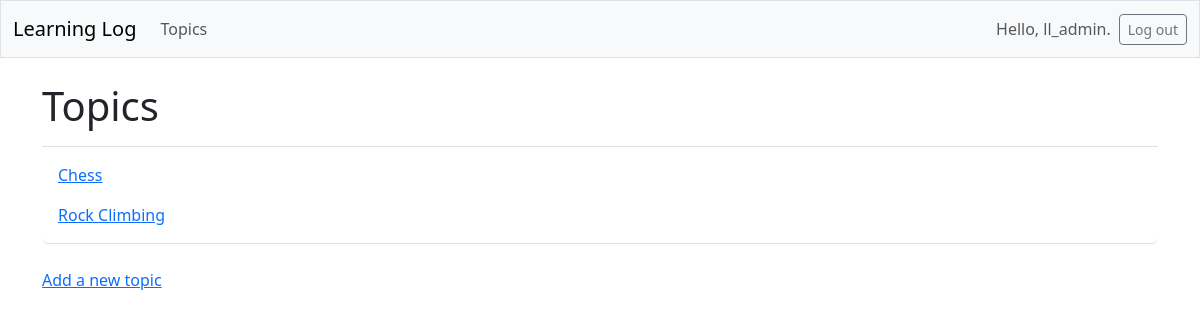
Before: /topics/ (signed in) with the older database file.
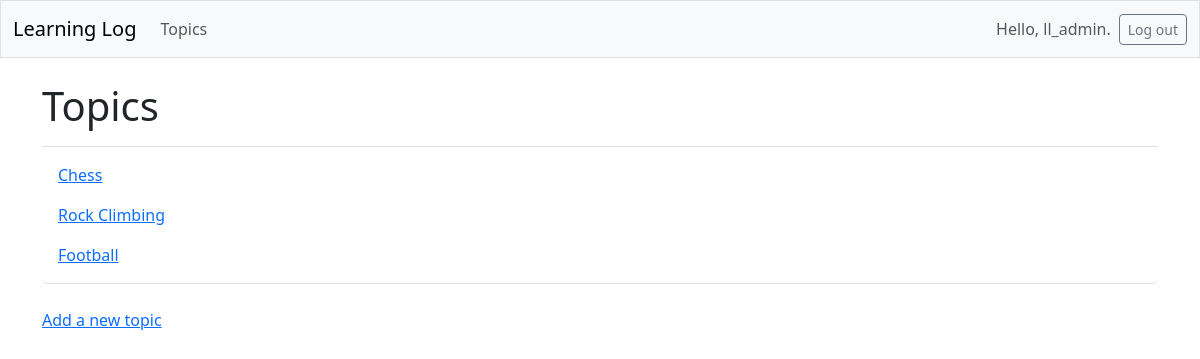
After: the same page with the newer database file.
### learning_logs/models.py (models this page shows, shortened)
class Topic(models.Model):
  text = models.CharField(max_length=200)
  date_added = models.DateTimeField(auto_now_add=True)
  owner = models.ForeignKey(User, on_delete=models.CASCADE)

### learning_logs/views.py (the view)
# urls.py: path('topics/', views.topics, name='topics'),
@login_required
def topics(request):
  topics = Topic.objects.filter(owner=request.user).order_by('date_added')
  context = {'topics': topics}
  return render(request, 'learning_logs/topics.html', context)

### learning_logs/templates/learning_logs/topics.html
{% extends 'learning_logs/base.html' %}
{% block page_header %}
<h1>Topics</h1>
{% endblock page_header %}
{% block content %}
<ul class="list-group border-bottom pb-2 mb-4">
  {% for topic in topics %}
  <li class="list-group-item border-0">
    <a href="{% url 'learning_logs:topic' topic.id %}"> {{ topic.text }}</a>
  </li>
  {% empty %}
  <li class="list-group-item border-0">No topics have been added yet.</li>
  {% endfor %}
</ul>
<a href="{% url 'learning_logs:new_topic' %}">Add a new topic</a>
{% endblock content %}

Changed rows visible on the page:
added Topic: text "Football"
